Frame 1 (no input): blank canvas, image omitted
Frame 60 (the mouse pressed at the canvas centre just before this capture): blank canvas, image omitted
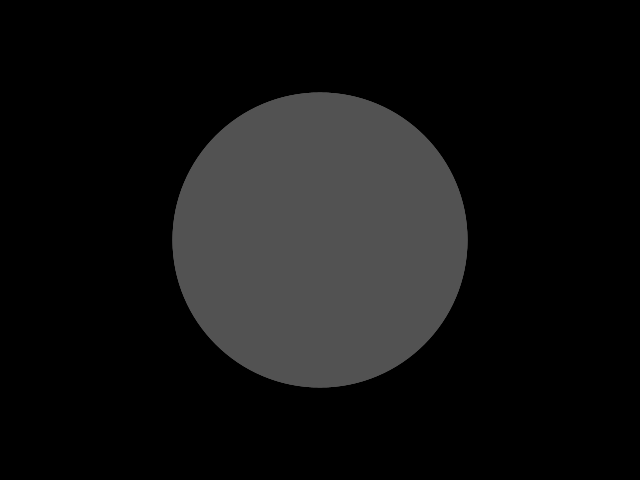
Frame 120 (the mouse held since frame 60 and released just before this capture)

The Processing sketch whose frames 1 and 60 were blank and that drew this single picture after the mouse press (run headless with seeded random() and noise(); from frame 60 on, the mouse is pressed at the canvas centre):

// Processing sketch: processing_118847
// ── processing_118847.pde

int kleur = 177;
float Wsize_1;
float Ysize_1;

float Wsize_2;
float Ysize_2;

float Wsize_3;
float Ysize_3;

float X_loc_1;
float Y_loc_1;


float X_loc_2;
float Y_loc_2;

float X_loc_3;
float Y_loc_3;

void setup() {
  smooth();
  size(640, 480);
  noCursor();
  colorMode(HSB);
}

void draw() {

  background(0);

  noStroke();
  fill(kleur);
  ellipse(mouseX + X_loc_1, mouseY - Y_loc_1, Wsize_1, Ysize_1);

  noStroke();
  fill(kleur);
  ellipse(mouseX + X_loc_2, mouseY - Y_loc_2, Wsize_2, Ysize_2);

  noStroke();
  fill(kleur);
  ellipse(mouseX + X_loc_3, mouseY - Y_loc_3, Wsize_3, Ysize_3);

  if (mousePressed == true) {
    kleur += 20;
    kleur %= 255;

    Wsize_1 += 5;
    Ysize_1 += 5;

    Wsize_2 += 5;
    Ysize_2 += 5;

    Wsize_3 += 5;
    Ysize_3 += 5;
  }


  if ( Wsize_1 > 835 && Ysize_1 > 835) {

    Wsize_1 = 0;
    Ysize_1 = 0;

    X_loc_1 = random(10, 300);
    Y_loc_1 = random(10, 300);
  }
  if ( Wsize_2 > 835 && Ysize_2 > 835) {

    Wsize_2 = 0;
    Ysize_2 = 0;

    X_loc_2 = random(10, 300);
    Y_loc_2 = random(10, 300);
  }
  if ( Wsize_3 > 835 && Ysize_3 > 835) {

    Wsize_3 = 0;
    Ysize_3 = 0;

    X_loc_3 = random(10, 300);
    Y_loc_3 = random(10, 300);
  }
}
